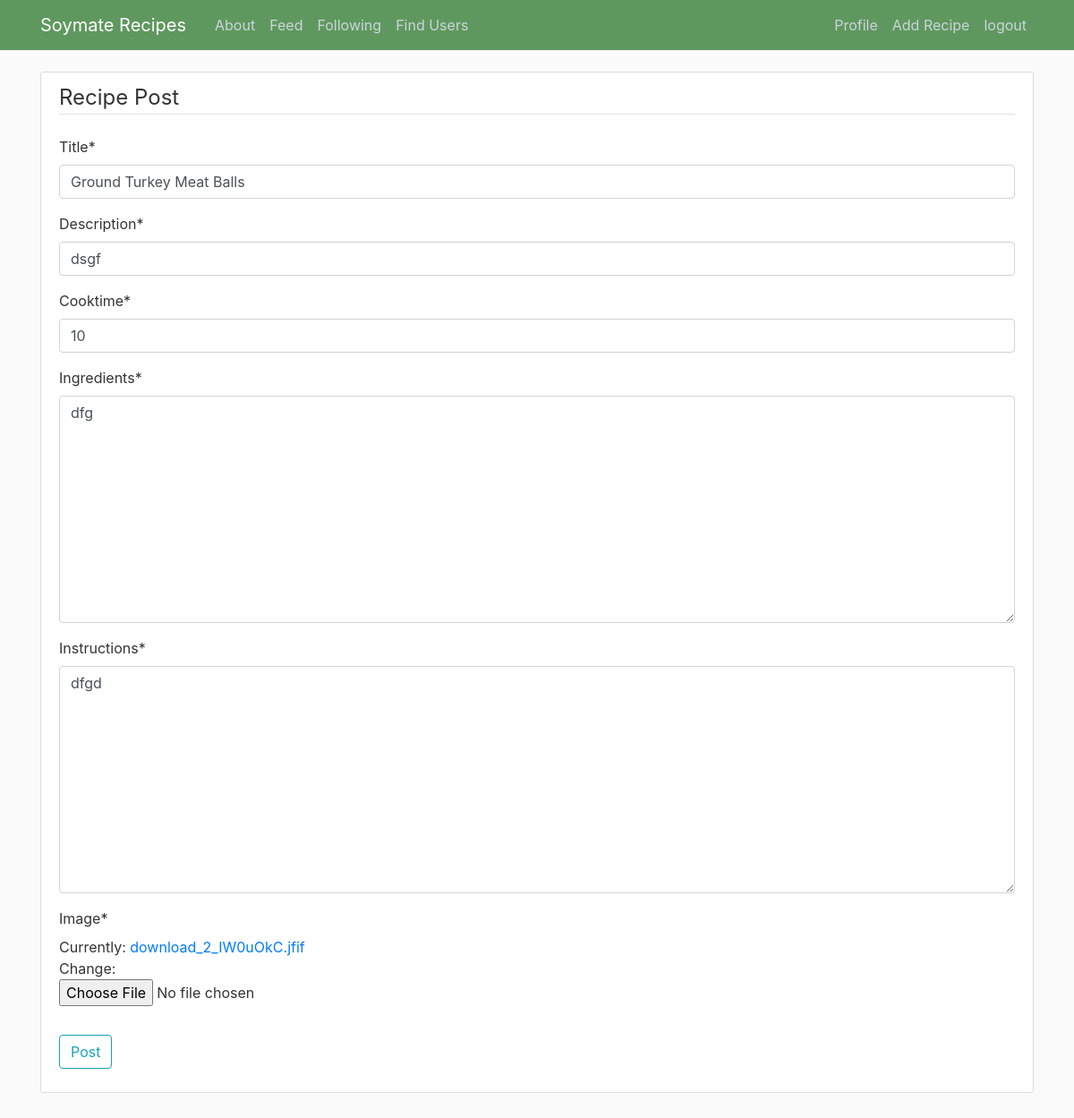
Page /post/1/update/ (signed in) on the committed database.
### home/models.py (models this page shows, shortened)
class Post(models.Model):
    title = models.CharField(max_length=100, null=False, blank=False)
    description = models.CharField(max_length=100, null=False, blank=False)
    ingredients = models.TextField(max_length=1500, null=False, blank=False)
    instructions = models.TextField(max_length=1500, null=False, blank=False)
    cooktime = models.IntegerField(default=10, blank=False)
    image = models.ImageField(null=False, blank = False)
    author = models.ForeignKey(User, on_delete = models.CASCADE)
    category = models.ForeignKey(Category, on_delete=models.SET_NULL, null=True)
    date_posted = models.DateTimeField(default=timezone.now)

### home/views.py (the view, shortened to what this page needs)
# urls.py: path('post/<int:pk>/update/', PostUpdateView.as_view(), name='post-update'),
class PostUpdateView(LoginRequiredMixin,  UserPassesTestMixin, UpdateView):
    model = Post
    fields = ['title', 'description', 'cooktime', 'ingredients', 'instructions', 'image']
    def test_func(self):
        post = self.get_object()
        if self.request.user == post.author:
            return True
        return False

### home/templates/home/post_form.html (shortened to what this page needs)
{% extends "home/base.html" %}
{%load crispy_forms_tags %}
{% block content %}
<div class="col-md-12">
    <div class="content-section">
        <form method="POST"  enctype="multipart/form-data">
            <fieldset class="form-group">
                <legend class="border-bottom mb-4">Recipe Post</legend>
                {{ form|crispy }}
            </fieldset>
            <div class="form-group">
                <button class="btn btn-outline-info" type="submit">Post</button>
            </div>
        </form>
    </div>
</div>
{% endblock content %}

### home/static/home/main.css (style rules this page uses)
body { background: #fafafa; color: #333333; margin-top: 5rem; margin-bottom:50px; }
.content-section { background: #ffffff; padding: 10px 20px; border: 1px solid #dddddd; border-radius: 3px; margin-bottom: 20px; }

### rows in the picture
Post: title "Ground Turkey Meat Balls", description "dsgf", cooktime "10", ingredients "dfg", instructions "dfgd"
